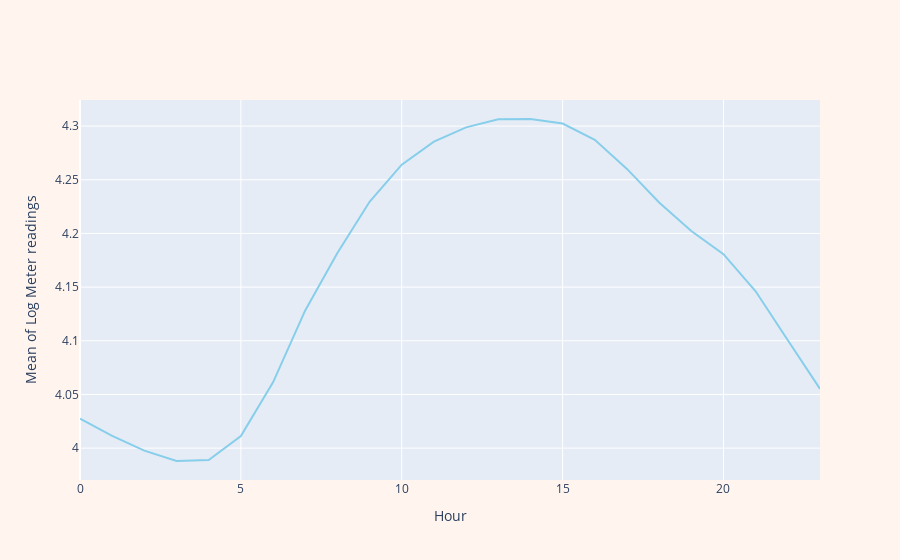

The cell this chart's notebook holds for it:
### Code cell
# Assuming train_data is your DataFrame
hour_mean = train_data.groupby('hour')['meter_reading_log'].mean()

# Create Seaborn line plot
hour_mean.plot(kind='line', color='skyblue')

# Convert Seaborn plot to Plotly figure
fig_hour_mean = make_subplots(rows=1, cols=1)

# Add Seaborn data to Plotly subplot
trace_hour_mean = go.Scatter(x=hour_mean.index, y=hour_mean.values, mode='lines', line=dict(color='skyblue'))
fig_hour_mean.add_trace(trace_hour_mean)

# Update layout with axis labels
fig_hour_mean.update_layout(
    xaxis=dict(title='Hour'),
    yaxis=dict(title='Mean of Log Meter readings'),
    paper_bgcolor='seashell',
    showlegend=False
)

### Figure 1 — Plotly figure (JSON) as saved in the notebook; plotly's stock layout.template omitted (floating-point values rounded to 4 significant figures)
{"data": [{"line": {"color": "skyblue"}, "mode": "lines", "type": "scatter", "x": [0, 1, 2, 3, 4, 5, 6, 7, 8, 9, 10, 11, 12, 13, 14, 15, 16, 17, 18, 19, 20, 21, 22, 23], "y": [4.027, 4.011, 3.998, 3.988, 3.989, 4.011, 4.061, 4.128, 4.182, 4.229, 4.264, 4.285, 4.299, 4.306, 4.307, 4.302, 4.287, 4.26, 4.229, 4.202, 4.181, 4.146, 4.1, 4.055]}], "layout": {"paper_bgcolor": "seashell", "showlegend": false, "xaxis": {"anchor": "y", "domain": [0, 1], "title": {"text": "Hour"}}, "yaxis": {"anchor": "x", "domain": [0, 1], "title": {"text": "Mean of Log Meter readings"}}}}
